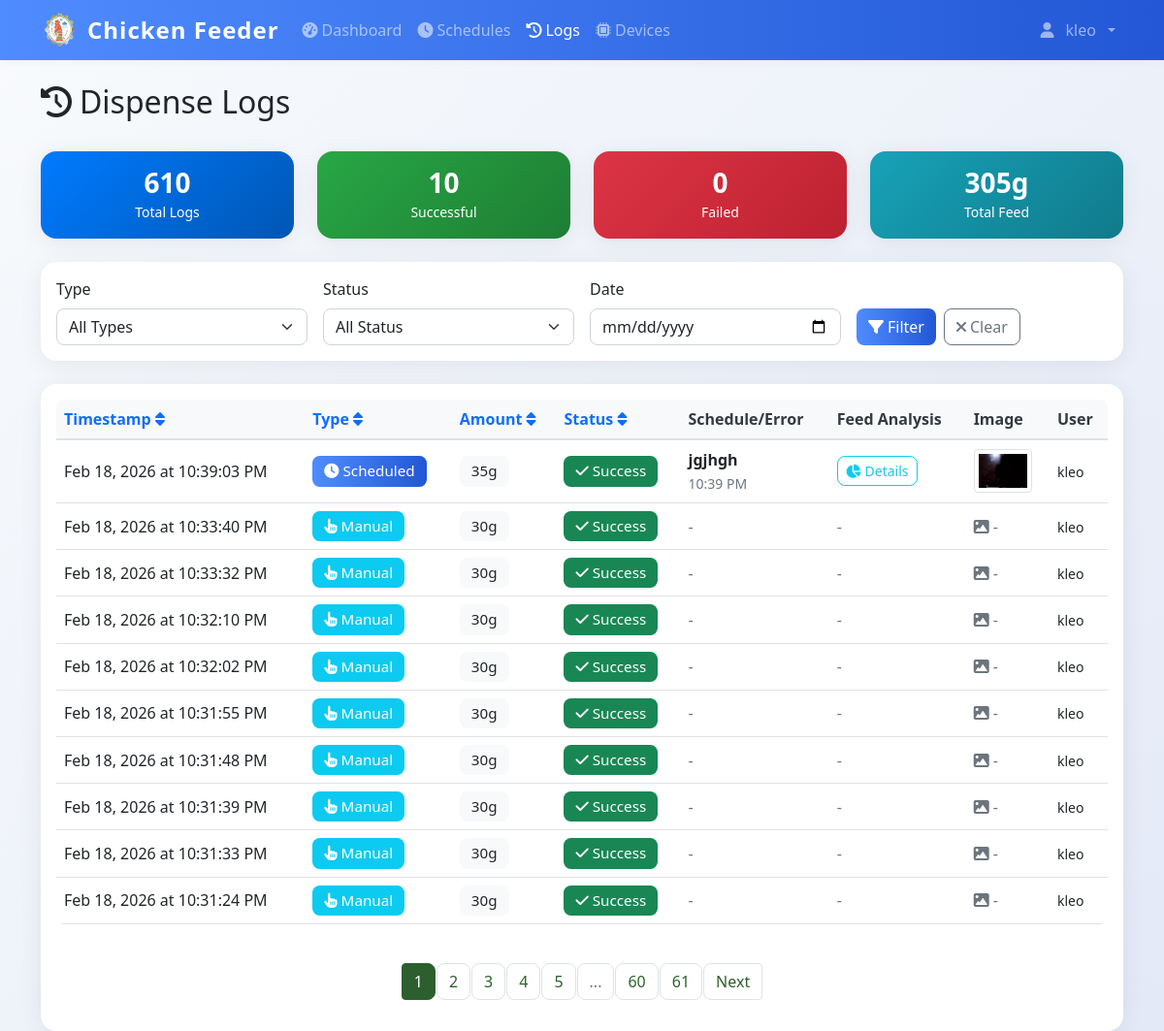
The page /logs (signed in) on the database as committed earlier.
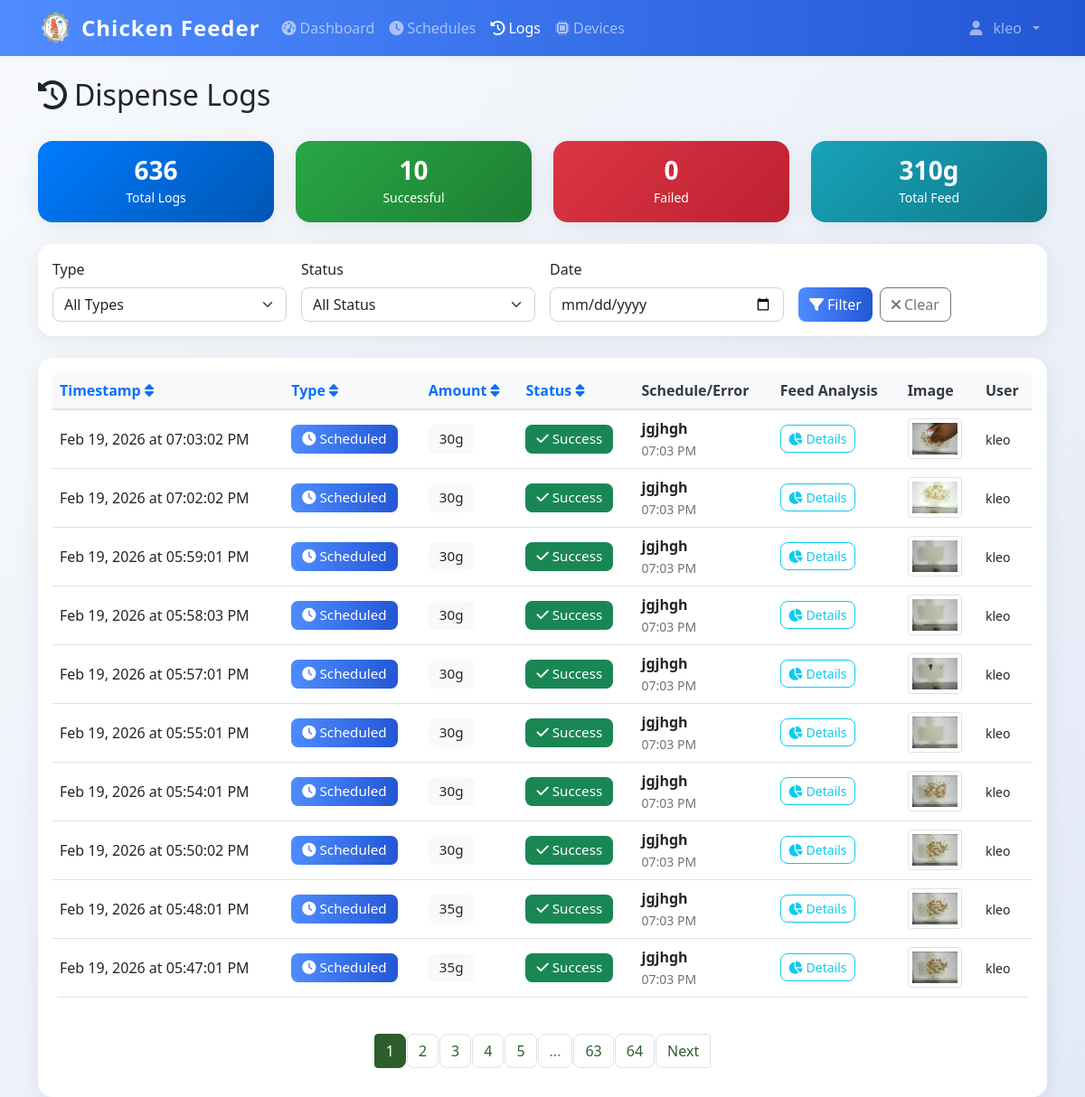
The same page on the database as committed later.
### models.py (models this page shows)
class DispenseLog(db.Model):
    id = db.Column(db.Integer, primary_key=True)
    timestamp = db.Column(db.DateTime, default=datetime.now, nullable=False)
    amount_grams = db.Column(db.Integer, nullable=False)
    trigger_type = db.Column(db.String(20), nullable=False)
    schedule_id = db.Column(db.Integer, db.ForeignKey('feed_schedule.id'), nullable=True)
    status = db.Column(db.String(20), default='success')
    error_message = db.Column(db.Text, nullable=True)
    image_path = db.Column(db.String(255), nullable=True)  # Path to captured feed image
    pellet_count = db.Column(db.Integer, nullable=True)  # Number of pellets detected in image
    grams_detected = db.Column(db.Float, nullable=True)  # Estimated grams of pellets in feeder
    grams_dispensed = db.Column(db.Integer, nullable=True)  # Actual amount dispensed by servo
    triggered_by = db.Column(db.Integer, db.ForeignKey('user.id'), nullable=True)
    schedule = db.relationship('FeedSchedule', backref=db.backref('dispense_logs', lazy=True))
    user = db.relationship('User', backref=db.backref('dispense_logs', lazy=True))

class FeedSchedule(db.Model):
    id = db.Column(db.Integer, primary_key=True)
    name = db.Column(db.String(100), nullable=False)
    feed_time = db.Column(db.Time, nullable=False)
    amount_grams = db.Column(db.Integer, nullable=False)
    is_active = db.Column(db.Boolean, default=True)
    created_by = db.Column(db.Integer, db.ForeignKey('user.id'), nullable=False)
    created_at = db.Column(db.DateTime, default=datetime.now)
    user = db.relationship('User', backref=db.backref('schedules', lazy=True))

class User(UserMixin, db.Model):
    id = db.Column(db.Integer, primary_key=True)
    username = db.Column(db.String(80), unique=True, nullable=False)
    email = db.Column(db.String(120), unique=True, nullable=False)
    password_hash = db.Column(db.String(120), nullable=False)
    iot_device_url = db.Column(db.String(255), nullable=True)  # e.g., 'http://192.168.1.100:5000' or 'pi_klei'
    is_admin = db.Column(db.Boolean, default=True)
    created_at = db.Column(db.DateTime, default=datetime.now)

### app.py (the view)
@app.route('/logs')
@login_required
def logs():
    page = request.args.get('page', 1, type=int)
    if not current_user.is_admin:
        logs = DispenseLog.query.filter_by(triggered_by=current_user.id).order_by(DispenseLog.timestamp.desc()).paginate(
            page=page, per_page=10, error_out=False
        )
    else:
        logs = DispenseLog.query.order_by(DispenseLog.timestamp.desc()).paginate(
            page=page, per_page=10, error_out=False
        )
    return render_template('logs.html', logs=logs)

### app.py (called while the page is built)
@login_manager.user_loader
def load_user(user_id):
    return db.session.get(User, int(user_id))

@app.context_processor
def inject_datetime():
    return {'datetime': datetime}

@app.before_request
def restrict_admin_from_user_pages():
    if current_user.is_authenticated and getattr(current_user, 'is_admin', False):
        if not request.path.startswith('/admin'):
            if not request.path.startswith('/static') and not request.path.startswith('/logout'):
                return redirect(url_for('admin.dashboard'))

### templates/logs.html (shortened to what the changed rows need)
{% extends "base.html" %}
{% block content %}
<div class="container mt-4">
    <div class="row mb-4">
        <div class="col">
            <h1 class="h2">
                <i class="fas fa-history me-2"></i>Dispense Logs
            </h1>
        </div>
    </div>
    {% if not logs or not logs.items %}
    <div class="text-center text-muted py-5">
        <i class="fas fa-clipboard-list fa-4x mb-3"></i>
        <h4>No Logs Available</h4>
        <p class="mb-4">No log data found. Dispense logs will appear here once you start feeding.</p>
        <a href="{{ url_for('dashboard') }}" class="btn btn-primary">
            <i class="fas fa-tachometer-alt me-2"></i>Go to Dashboard
        </a>
    </div>
    {% else %}
    <div class="row my-4">
        <div class="col-md-3">
            <div class="card bg-primary text-white">
                <div class="card-body text-center">
                    <h3 class="mb-0">{{ logs.total }}</h3>
                    <small>Total Logs</small>
                </div>
            </div>
        </div>
        <div class="col-md-3">
            <div class="card bg-success text-white">
                <div class="card-body text-center">
                    <h3 class="mb-0">{{ logs.items|selectattr('status', 'equalto', 'success')|list|length }}</h3>
                    <small>Successful</small>
                </div>
            </div>
        </div>
        <div class="col-md-3">
            <div class="card bg-danger text-white">
                <div class="card-body text-center">
                    <h3 class="mb-0">{{ logs.items|selectattr('status', 'equalto', 'failure')|list|length }}</h3>
                    <small>Failed</small>
                </div>
            </div>
        </div>
        <div class="col-md-3">
            <div class="card bg-info text-white">
                <div class="card-body text-center">
                    <h3 class="mb-0">{{ logs.items|sum(attribute='amount_grams') }}g</h3>
                    <small>Total Feed</small>
                </div>
            </div>
        </div>
    </div>
    <div class="card mb-4">
        <div class="card-body">
            <div class="row g-3">
                <div class="col-md-3">
                    <label for="filter-type" class="form-label">Type</label>
                    <select class="form-select" id="filter-type">
                        <option value="">All Types</option>
                    </select>
                </div>
                <div class="col-md-3">
                    <label for="filter-status" class="form-label">Status</label>
                    <select class="form-select" id="filter-status">
                        <option value="">All Status</option>
                    </select>
                </div>
                <div class="col-md-3">
                    <label for="filter-date" class="form-label">Date</label>
                    <input type="date" class="form-control" id="filter-date">
                </div>
                <div class="col-md-3">
                    <label class="form-label">&nbsp;</label>
                    <div class="d-flex gap-2">
                        <button class="btn btn-primary" onclick="applyFilters()">
                            <i class="fas fa-filter me-1"></i>Filter
                        </button>
                        <button class="btn btn-outline-secondary" onclick="clearFilters()">
                            <i class="fas fa-times me-1"></i>Clear
                        </button>
                    </div>
                </div>
            </div>
        </div>
    </div>
    <div class="card">
        <div class="card-body">
            {% if logs.items %}
            <div class="table-responsive">
                <table class="table table-hover">
                    <thead>
                        <tr>
                            <th>
                                <a href="#" onclick="sortTable('timestamp')" class="text-decoration-none">
                                    Timestamp <i class="fas fa-sort"></i>
                                </a>
                            </th>
                            <th>
                                <a href="#" onclick="sortTable('type')" class="text-decoration-none">
                                    Type <i class="fas fa-sort"></i>
                                </a>
                            </th>
                            <th>
                                <a href="#" onclick="sortTable('amount')" class="text-decoration-none">
                                    Amount <i class="fas fa-sort"></i>
                                </a>
                            </th>
                            <th>
                                <a href="#" onclick="sortTable('status')" class="text-decoration-none">
                                    Status <i class="fas fa-sort"></i>
                                </a>
                            </th>
                            <th>Schedule/Error</th>
                            <th>Feed Analysis</th>
                            <th>Image</th>
                            <th>User</th>
                        </tr>
                    </thead>
                    <tbody id="logs-table-body">
                        {% for log in logs.items %}
                        <tr class="log-row"
                            data-type="{{ log.trigger_type }}"
                            data-status="{{ log.status }}"
                            data-date="{{ log.timestamp.strftime('%Y-%m-%d') }}">
                            <td>
                                {{ log.timestamp.strftime('%b %d, %Y at %I:%M:%S %p') }}
                            </td>
                            <td>
                                {% if log.trigger_type == 'manual' %}
                                    <span class="badge bg-info">
                                        <i class="fas fa-hand-pointer me-1"></i>Manual
                                    </span>
                                {% else %}
                                    <span class="badge bg-primary">
                                        <i class="fas fa-clock me-1"></i>Scheduled
                                    </span>
                                {% endif %}
                            </td>
                            <td>
                                <span class="badge bg-light text-dark">{{ log.amount_grams }}g</span>
                            </td>
                            <td>
                                {% if log.status == 'success' %}
                                    <span class="badge bg-success">
                                        <i class="fas fa-check me-1"></i>Success
                                    </span>
                                {% else %}
                                    <span class="badge bg-danger">
                                        <i class="fas fa-times me-1"></i>Failed
                                    </span>
                                {% endif %}
                            </td>
                            <td style="max-width: 350px;">
                                {% if log.schedule %}
                                    <div>
                                        <strong>{{ log.schedule.name }}</strong>
                                    </div>
                                    <small class="text-muted">{{ log.schedule.feed_time.strftime('%I:%M %p') }}</small>
                                {% elif log.error_message %}
                                    <div class="text-danger" title="{{ log.error_message }}" style="cursor: help;">
                                        <i class="fas fa-exclamation-triangle me-1"></i>
                                        <small>{{ log.error_message[:100] }}{% if log.error_message|length > 100 %}...{% endif %}</small>
                                    </div>
                                {% else %}
                                    <span class="text-muted">-</span>
                                {% endif %}
                            </td>
                            <td>
                                {% if log.pellet_count is not none or log.grams_detected is not none or log.grams_dispensed is not none %}
                                    <button class="btn btn-sm btn-outline-info"
                                            onclick="showFeedDetails({{ log.pellet_count or 0 }}, {{ log.grams_detected or 0 }}, {{ log.grams_dispensed or 0 }}, {{ log.amount_grams }})"
                                            title="View feed analysis details">
                                        <i class="fas fa-chart-pie me-1"></i>Details
                                    </button>
                                {% else %}
                                    <span class="text-muted">-</span>
                                {% endif %}
                            </td>
                            <td>
                                {% if log.image_path %}
                                    <img src="{{ url_for('static', filename=log.image_path) }}"
                                         alt="Feed Image"
                                         class="img-thumbnail"
                                         style="width: 60px; height: 45px; object-fit: cover; cursor: pointer;"
                                         onclick="viewImage('{{ url_for('static', filename=log.image_path) }}')"
                                         title="Click to view full image">
                                {% else %}
                                    <span class="text-muted"><i class="fas fa-image"></i> -</span>
                                {% endif %}
                            </td>
                            <td>
                                {% if log.user %}
                                    <small>{{ log.user.username }}</small>
                                {% else %}
                                    <small class="text-muted">System</small>
                                {% endif %}
                            </td>
                        </tr>
                        {% endfor %}
                    </tbody>
                </table>
            </div>
            {% if logs.pages > 1 %}
            <nav aria-label="Logs pagination" class="mt-4">
                <ul class="pagination justify-content-center">
                    {% for page_num in logs.iter_pages() %}
                        {% if page_num %}
                            {% if page_num != logs.page %}
                                <li class="page-item">
                                    <a class="page-link" href="{{ url_for('logs', page=page_num) }}">{{ page_num }}</a>
                                </li>
                            {% else %}
                                <li class="page-item active">
                                    <span class="page-link">{{ page_num }}</span>
                                </li>
                            {% endif %}
                        {% else %}
                            <li class="page-item disabled">
                                <span class="page-link">...</span>
                            </li>
                        {% endif %}
                    {% endfor %}
                    {% if logs.has_next %}
                        <li class="page-item">
                            <a class="page-link" href="{{ url_for('logs', page=logs.next_num) }}">Next</a>
                        </li>
                    {% endif %}
                </ul>
            </nav>
            {% endif %}
            {% endif %}
        </div>
    </div>
</div>
{% endif %}
{% endblock %}

Rows that differ between the two databases and show on the page:
no longer on this page (row unchanged): DispenseLog: timestamp "Feb 18, 2026 at 10:39:03 PM", trigger_type "scheduled" (drawn), amount_grams "35", status "success" (drawn), schedule.name "jgjhgh", schedule.feed_time "10:39 PM", image_path (picture), user.username "kleo"
no longer on this page (row unchanged): DispenseLog: timestamp "Feb 18, 2026 at 10:33:40 PM", trigger_type "manual" (drawn), amount_grams "30", status "success" (drawn), user.username "kleo"
no longer on this page (row unchanged): DispenseLog: timestamp "Feb 18, 2026 at 10:33:32 PM", trigger_type "manual" (drawn), amount_grams "30", status "success" (drawn), user.username "kleo"
no longer on this page (row unchanged): DispenseLog: timestamp "Feb 18, 2026 at 10:32:10 PM", trigger_type "manual" (drawn), amount_grams "30", status "success" (drawn), user.username "kleo"
no longer on this page (row unchanged): DispenseLog: timestamp "Feb 18, 2026 at 10:32:02 PM", trigger_type "manual" (drawn), amount_grams "30", status "success" (drawn), user.username "kleo"
no longer on this page (row unchanged): DispenseLog: timestamp "Feb 18, 2026 at 10:31:55 PM", trigger_type "manual" (drawn), amount_grams "30", status "success" (drawn), user.username "kleo"
no longer on this page (row unchanged): DispenseLog: timestamp "Feb 18, 2026 at 10:31:48 PM", trigger_type "manual" (drawn), amount_grams "30", status "success" (drawn), user.username "kleo"
no longer on this page (row unchanged): DispenseLog: timestamp "Feb 18, 2026 at 10:31:39 PM", trigger_type "manual" (drawn), amount_grams "30", status "success" (drawn), user.username "kleo"
no longer on this page (row unchanged): DispenseLog: timestamp "Feb 18, 2026 at 10:31:33 PM", trigger_type "manual" (drawn), amount_grams "30", status "success" (drawn), user.username "kleo"
no longer on this page (row unchanged): DispenseLog: timestamp "Feb 18, 2026 at 10:31:24 PM", trigger_type "manual" (drawn), amount_grams "30", status "success" (drawn), user.username "kleo"
added DispenseLog: timestamp "Feb 19, 2026 at 07:03:02 PM", trigger_type "scheduled" (drawn), amount_grams "30", status "success" (drawn), schedule.name "jgjhgh", schedule.feed_time "07:03 PM", image_path (picture), user.username "kleo"
added DispenseLog: timestamp "Feb 19, 2026 at 07:02:02 PM", trigger_type "scheduled" (drawn), amount_grams "30", status "success" (drawn), schedule.name "jgjhgh", schedule.feed_time "07:03 PM", image_path (picture), user.username "kleo"
added DispenseLog: timestamp "Feb 19, 2026 at 05:59:01 PM", trigger_type "scheduled" (drawn), amount_grams "30", status "success" (drawn), schedule.name "jgjhgh", schedule.feed_time "07:03 PM", image_path (picture), user.username "kleo"
added DispenseLog: timestamp "Feb 19, 2026 at 05:58:03 PM", trigger_type "scheduled" (drawn), amount_grams "30", status "success" (drawn), schedule.name "jgjhgh", schedule.feed_time "07:03 PM", image_path (picture), user.username "kleo"
added DispenseLog: timestamp "Feb 19, 2026 at 05:57:01 PM", trigger_type "scheduled" (drawn), amount_grams "30", status "success" (drawn), schedule.name "jgjhgh", schedule.feed_time "07:03 PM", image_path (picture), user.username "kleo"
added DispenseLog: timestamp "Feb 19, 2026 at 05:55:01 PM", trigger_type "scheduled" (drawn), amount_grams "30", status "success" (drawn), schedule.name "jgjhgh", schedule.feed_time "07:03 PM", image_path (picture), user.username "kleo"
added DispenseLog: timestamp "Feb 19, 2026 at 05:54:01 PM", trigger_type "scheduled" (drawn), amount_grams "30", status "success" (drawn), schedule.name "jgjhgh", schedule.feed_time "07:03 PM", image_path (picture), user.username "kleo"
added DispenseLog: timestamp "Feb 19, 2026 at 05:50:02 PM", trigger_type "scheduled" (drawn), amount_grams "30", status "success" (drawn), schedule.name "jgjhgh", schedule.feed_time "07:03 PM", image_path (picture), user.username "kleo"
added DispenseLog: timestamp "Feb 19, 2026 at 05:48:01 PM", trigger_type "scheduled" (drawn), amount_grams "35", status "success" (drawn), schedule.name "jgjhgh", schedule.feed_time "07:03 PM", image_path (picture), user.username "kleo"
added DispenseLog: timestamp "Feb 19, 2026 at 05:47:01 PM", trigger_type "scheduled" (drawn), amount_grams "35", status "success" (drawn), schedule.name "jgjhgh", schedule.feed_time "07:03 PM", image_path (picture), user.username "kleo"
Other text that changed with them:
{{ logs.total }}: "610" → "636"
{{ logs.items|sum(attribute='amount_grams') }}: "305" → "310"
new list line: "63"
new list line: "64"
list line gone: "60"
list line gone: "61"
